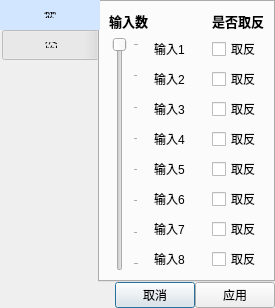
<?xml version="1.0" encoding="UTF-8"?>
<ui version="4.0">
 <class>and_or_logic_setting</class>
 <widget class="QDialog" name="and_or_logic_setting">
  <property name="geometry">
   <rect>
    <x>0</x>
    <y>0</y>
    <width>257</width>
    <height>286</height>
   </rect>
  </property>
  <property name="windowTitle">
   <string>Dialog</string>
  </property>
  <layout class="QGridLayout" name="gridLayout_2">
   <property name="leftMargin">
    <number>0</number>
   </property>
   <property name="topMargin">
    <number>0</number>
   </property>
   <property name="rightMargin">
    <number>0</number>
   </property>
   <property name="bottomMargin">
    <number>0</number>
   </property>
   <property name="spacing">
    <number>0</number>
   </property>
   <item row="0" column="0">
    <widget class="QTabWidget" name="tabWidget">
     <property name="font">
      <font>
       <family>Arial</family>
      </font>
     </property>
     <property name="styleSheet">
      <string notr="true">QTabBar::tab { width: 100px;height:30px }
QTabBar::tab:selected { background-color: rgb(210,230,255); }</string>
     </property>
     <property name="tabPosition">
      <enum>QTabWidget::West</enum>
     </property>
     <property name="tabShape">
      <enum>QTabWidget::Rounded</enum>
     </property>
     <property name="currentIndex">
      <number>0</number>
     </property>
     <property name="iconSize">
      <size>
       <width>16</width>
       <height>10</height>
      </size>
     </property>
     <property name="elideMode">
      <enum>Qt::ElideNone</enum>
     </property>
     <property name="documentMode">
      <bool>false</bool>
     </property>
     <property name="tabsClosable">
      <bool>false</bool>
     </property>
     <widget class="QWidget" name="tab_param">
      <property name="font">
       <font>
        <family>Arial</family>
       </font>
      </property>
      <attribute name="title">
       <string>参数</string>
      </attribute>
      <layout class="QGridLayout" name="gridLayout">
       <item row="3" column="2">
        <widget class="QCheckBox" name="checkBox_input3reverse">
         <property name="font">
          <font>
           <family>Arial</family>
          </font>
         </property>
         <property name="text">
          <string>取反</string>
         </property>
        </widget>
       </item>
       <item row="1" column="2">
        <widget class="QCheckBox" name="checkBox_input1reverse">
         <property name="font">
          <font>
           <family>Arial</family>
          </font>
         </property>
         <property name="text">
          <string>取反</string>
         </property>
        </widget>
       </item>
       <item row="2" column="1">
        <widget class="QLabel" name="label_input2">
         <property name="font">
          <font>
           <family>Arial</family>
          </font>
         </property>
         <property name="text">
          <string>输入2</string>
         </property>
        </widget>
       </item>
       <item row="2" column="2">
        <widget class="QCheckBox" name="checkBox_input2reverse">
         <property name="font">
          <font>
           <family>Arial</family>
          </font>
         </property>
         <property name="text">
          <string>取反</string>
         </property>
        </widget>
       </item>
       <item row="3" column="1">
        <widget class="QLabel" name="label_input3">
         <property name="font">
          <font>
           <family>Arial</family>
          </font>
         </property>
         <property name="text">
          <string>输入3</string>
         </property>
        </widget>
       </item>
       <item row="4" column="2">
        <widget class="QCheckBox" name="checkBox_input4reverse">
         <property name="font">
          <font>
           <family>Arial</family>
          </font>
         </property>
         <property name="text">
          <string>取反</string>
         </property>
        </widget>
       </item>
       <item row="4" column="1">
        <widget class="QLabel" name="label_input4">
         <property name="font">
          <font>
           <family>Arial</family>
          </font>
         </property>
         <property name="text">
          <string>输入4</string>
         </property>
        </widget>
       </item>
       <item row="6" column="1">
        <widget class="QLabel" name="label_input6">
         <property name="font">
          <font>
           <family>Arial</family>
          </font>
         </property>
         <property name="text">
          <string>输入6</string>
         </property>
        </widget>
       </item>
       <item row="9" column="1">
        <spacer name="verticalSpacer">
         <property name="orientation">
          <enum>Qt::Vertical</enum>
         </property>
         <property name="sizeHint" stdset="0">
          <size>
           <width>20</width>
           <height>41</height>
          </size>
         </property>
        </spacer>
       </item>
       <item row="7" column="1">
        <widget class="QLabel" name="label_input7">
         <property name="font">
          <font>
           <family>Arial</family>
          </font>
         </property>
         <property name="text">
          <string>输入7</string>
         </property>
        </widget>
       </item>
       <item row="8" column="2">
        <widget class="QCheckBox" name="checkBox_input8reverse">
         <property name="font">
          <font>
           <family>Arial</family>
          </font>
         </property>
         <property name="text">
          <string>取反</string>
         </property>
        </widget>
       </item>
       <item row="8" column="1">
        <widget class="QLabel" name="label_input8">
         <property name="font">
          <font>
           <family>Arial</family>
          </font>
         </property>
         <property name="text">
          <string>输入8</string>
         </property>
        </widget>
       </item>
       <item row="6" column="2">
        <widget class="QCheckBox" name="checkBox_input6reverse">
         <property name="font">
          <font>
           <family>Arial</family>
          </font>
         </property>
         <property name="text">
          <string>取反</string>
         </property>
        </widget>
       </item>
       <item row="5" column="2">
        <widget class="QCheckBox" name="checkBox_input5reverse">
         <property name="font">
          <font>
           <family>Arial</family>
          </font>
         </property>
         <property name="text">
          <string>取反</string>
         </property>
        </widget>
       </item>
       <item row="7" column="2">
        <widget class="QCheckBox" name="checkBox_input7reverse">
         <property name="font">
          <font>
           <family>Arial</family>
          </font>
         </property>
         <property name="text">
          <string>取反</string>
         </property>
        </widget>
       </item>
       <item row="5" column="1">
        <widget class="QLabel" name="label_input5">
         <property name="font">
          <font>
           <family>Arial</family>
          </font>
         </property>
         <property name="text">
          <string>输入5</string>
         </property>
        </widget>
       </item>
       <item row="1" column="0" rowspan="8">
        <widget class="QSlider" name="verticalSlider_inputnum">
         <property name="minimumSize">
          <size>
           <width>30</width>
           <height>0</height>
          </size>
         </property>
         <property name="styleSheet">
          <string notr="true">QSlider::handle:vertical { width: 20px; }
QSlider::groove:vertical { width: 15px; }</string>
         </property>
         <property name="minimum">
          <number>1</number>
         </property>
         <property name="maximum">
          <number>8</number>
         </property>
         <property name="singleStep">
          <number>1</number>
         </property>
         <property name="pageStep">
          <number>1</number>
         </property>
         <property name="value">
          <number>1</number>
         </property>
         <property name="sliderPosition">
          <number>1</number>
         </property>
         <property name="tracking">
          <bool>true</bool>
         </property>
         <property name="orientation">
          <enum>Qt::Vertical</enum>
         </property>
         <property name="invertedAppearance">
          <bool>true</bool>
         </property>
         <property name="invertedControls">
          <bool>false</bool>
         </property>
         <property name="tickPosition">
          <enum>QSlider::TicksBelow</enum>
         </property>
         <property name="tickInterval">
          <number>1</number>
         </property>
        </widget>
       </item>
       <item row="1" column="1">
        <widget class="QLabel" name="label_input1">
         <property name="minimumSize">
          <size>
           <width>50</width>
           <height>0</height>
          </size>
         </property>
         <property name="font">
          <font>
           <family>Arial</family>
          </font>
         </property>
         <property name="text">
          <string>输入1</string>
         </property>
        </widget>
       </item>
       <item row="0" column="0">
        <widget class="QLabel" name="label_9">
         <property name="font">
          <font>
           <family>Arial</family>
           <pointsize>10</pointsize>
           <weight>75</weight>
           <bold>true</bold>
          </font>
         </property>
         <property name="text">
          <string>输入数</string>
         </property>
        </widget>
       </item>
       <item row="0" column="2">
        <widget class="QLabel" name="label_10">
         <property name="font">
          <font>
           <family>Arial</family>
           <pointsize>10</pointsize>
           <weight>75</weight>
           <bold>true</bold>
          </font>
         </property>
         <property name="text">
          <string>是否取反</string>
         </property>
        </widget>
       </item>
      </layout>
     </widget>
     <widget class="QWidget" name="tab_exegesis">
      <attribute name="title">
       <string>标签注释</string>
      </attribute>
      <layout class="QGridLayout" name="gridLayout_4">
       <item row="1" column="0">
        <widget class="QLabel" name="label_einput2">
         <property name="font">
          <font>
           <family>Arial</family>
          </font>
         </property>
         <property name="text">
          <string>输入2</string>
         </property>
        </widget>
       </item>
       <item row="3" column="0">
        <widget class="QLabel" name="label_einput4">
         <property name="font">
          <font>
           <family>Arial</family>
          </font>
         </property>
         <property name="text">
          <string>输入4</string>
         </property>
        </widget>
       </item>
       <item row="3" column="1">
        <widget class="QLineEdit" name="lineEdit_einput4">
         <property name="font">
          <font>
           <family>Arial</family>
          </font>
         </property>
         <property name="maxLength">
          <number>10</number>
         </property>
        </widget>
       </item>
       <item row="2" column="0">
        <widget class="QLabel" name="label_einput3">
         <property name="font">
          <font>
           <family>Arial</family>
          </font>
         </property>
         <property name="text">
          <string>输入3</string>
         </property>
        </widget>
       </item>
       <item row="0" column="0">
        <widget class="QLabel" name="label_einput1">
         <property name="font">
          <font>
           <family>Arial</family>
          </font>
         </property>
         <property name="text">
          <string>输入1</string>
         </property>
        </widget>
       </item>
       <item row="2" column="1">
        <widget class="QLineEdit" name="lineEdit_einput3">
         <property name="font">
          <font>
           <family>Arial</family>
          </font>
         </property>
         <property name="maxLength">
          <number>10</number>
         </property>
        </widget>
       </item>
       <item row="1" column="1">
        <widget class="QLineEdit" name="lineEdit_einput2">
         <property name="font">
          <font>
           <family>Arial</family>
          </font>
         </property>
         <property name="maxLength">
          <number>10</number>
         </property>
        </widget>
       </item>
       <item row="5" column="0">
        <widget class="QLabel" name="label_einput6">
         <property name="font">
          <font>
           <family>Arial</family>
          </font>
         </property>
         <property name="text">
          <string>输入6</string>
         </property>
        </widget>
       </item>
       <item row="8" column="0" colspan="2">
        <widget class="Line" name="line">
         <property name="styleSheet">
          <string notr="true">border-top: 1px dotted;</string>
         </property>
         <property name="orientation">
          <enum>Qt::Horizontal</enum>
         </property>
        </widget>
       </item>
       <item row="0" column="1">
        <widget class="QLineEdit" name="lineEdit_einput1">
         <property name="font">
          <font>
           <family>Arial</family>
          </font>
         </property>
         <property name="inputMask">
          <string/>
         </property>
         <property name="text">
          <string/>
         </property>
         <property name="maxLength">
          <number>10</number>
         </property>
         <property name="frame">
          <bool>true</bool>
         </property>
        </widget>
       </item>
       <item row="4" column="0">
        <widget class="QLabel" name="label_einput5">
         <property name="font">
          <font>
           <family>Arial</family>
          </font>
         </property>
         <property name="text">
          <string>输入5</string>
         </property>
        </widget>
       </item>
       <item row="9" column="1">
        <widget class="QLineEdit" name="lineEdit_eoutput1">
         <property name="font">
          <font>
           <family>Arial</family>
          </font>
         </property>
         <property name="maxLength">
          <number>10</number>
         </property>
        </widget>
       </item>
       <item row="6" column="1">
        <widget class="QLineEdit" name="lineEdit_einput7">
         <property name="font">
          <font>
           <family>Arial</family>
          </font>
         </property>
         <property name="maxLength">
          <number>10</number>
         </property>
        </widget>
       </item>
       <item row="6" column="0">
        <widget class="QLabel" name="label_einput7">
         <property name="font">
          <font>
           <family>Arial</family>
          </font>
         </property>
         <property name="text">
          <string>输入7</string>
         </property>
        </widget>
       </item>
       <item row="5" column="1">
        <widget class="QLineEdit" name="lineEdit_einput6">
         <property name="font">
          <font>
           <family>Arial</family>
          </font>
         </property>
         <property name="maxLength">
          <number>10</number>
         </property>
        </widget>
       </item>
       <item row="4" column="1">
        <widget class="QLineEdit" name="lineEdit_einput5">
         <property name="font">
          <font>
           <family>Arial</family>
          </font>
         </property>
         <property name="maxLength">
          <number>10</number>
         </property>
        </widget>
       </item>
       <item row="7" column="1">
        <widget class="QLineEdit" name="lineEdit_einput8">
         <property name="font">
          <font>
           <family>Arial</family>
          </font>
         </property>
         <property name="maxLength">
          <number>10</number>
         </property>
        </widget>
       </item>
       <item row="9" column="0">
        <widget class="QLabel" name="label_eoutput1">
         <property name="font">
          <font>
           <family>Arial</family>
          </font>
         </property>
         <property name="text">
          <string>输出1</string>
         </property>
        </widget>
       </item>
       <item row="7" column="0">
        <widget class="QLabel" name="label_einput8">
         <property name="font">
          <font>
           <family>Arial</family>
          </font>
         </property>
         <property name="text">
          <string>输入8</string>
         </property>
        </widget>
       </item>
       <item row="10" column="0">
        <spacer name="verticalSpacer_2">
         <property name="orientation">
          <enum>Qt::Vertical</enum>
         </property>
         <property name="sizeHint" stdset="0">
          <size>
           <width>20</width>
           <height>40</height>
          </size>
         </property>
        </spacer>
       </item>
      </layout>
     </widget>
    </widget>
   </item>
   <item row="1" column="0">
    <layout class="QHBoxLayout" name="horizontalLayout">
     <item>
      <spacer name="horizontalSpacer_2">
       <property name="orientation">
        <enum>Qt::Horizontal</enum>
       </property>
       <property name="sizeHint" stdset="0">
        <size>
         <width>40</width>
         <height>20</height>
        </size>
       </property>
      </spacer>
     </item>
     <item>
      <widget class="QPushButton" name="pushButton_cancle">
       <property name="text">
        <string>取消</string>
       </property>
      </widget>
     </item>
     <item>
      <widget class="QPushButton" name="pushButton_apply">
       <property name="text">
        <string>应用</string>
       </property>
      </widget>
     </item>
    </layout>
   </item>
  </layout>
 </widget>
 <resources/>
 <connections/>
</ui>
